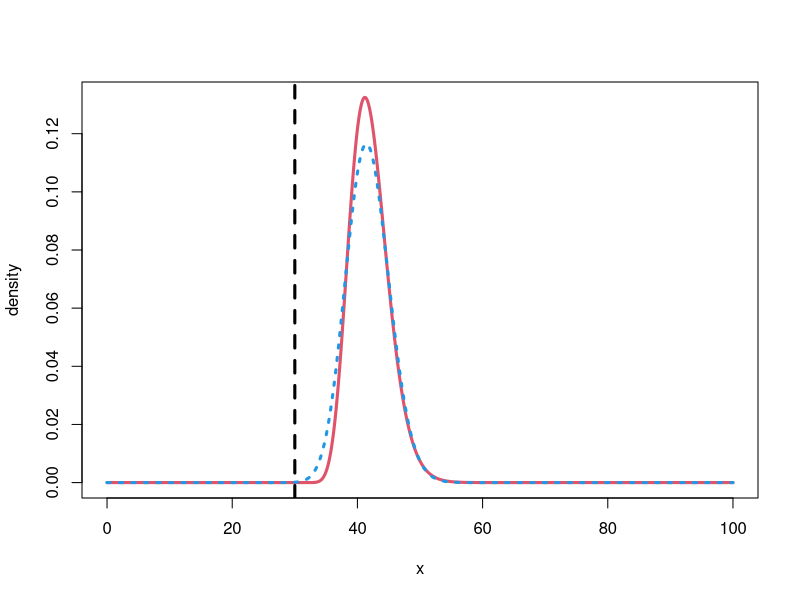

Write R code to recreate this figure.
require(viridis);

cols = viridis(100);

graphics.off();
dev.new(width=8, height=8);

mydist = function(x){
	dgamma(x - 30, shape=15, scale=0.8);
}

x = seq(0, 100, length=2000);
plot(x, mydist(x), type="l", lwd=3, col=2, ylab="density");
abline(v=30, col=1, lwd=3, lty=2);

# Now we find the closes gamma near that function
difference = function(params){
	sum(abs(dgamma(x, shape=params[1], scale=params[2]) - mydist(x)));
}

#params = optim(c(15, 0.8), difference, method="L-BFGS", lower=c(0, 0))$par;
#print(params);
params = c(147.4261944, 0.2829535); # What the above optimization finds

lines(x, dgamma(x, shape=params[1], scale=params[2]), lwd=3, lty=3, col=4);
